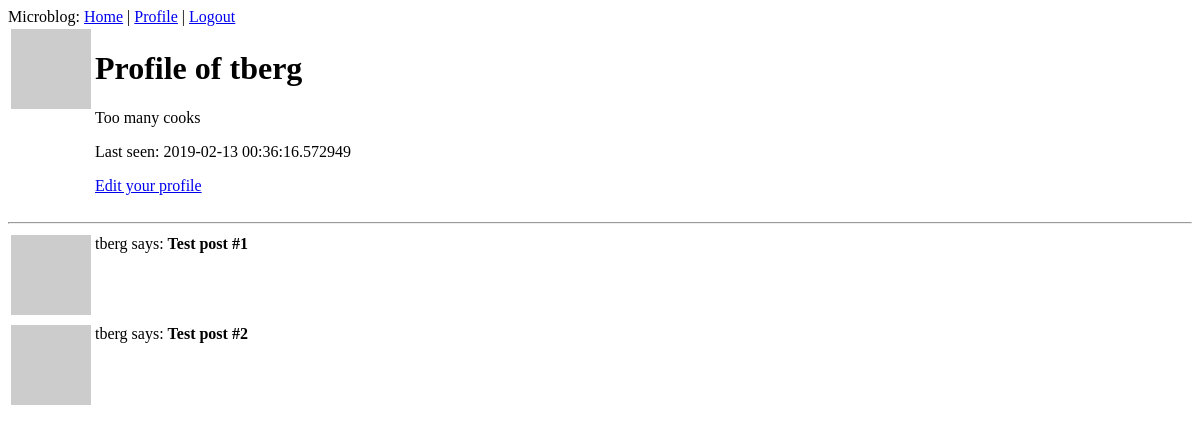
Page /user/tberg (signed in) on the earlier database version.
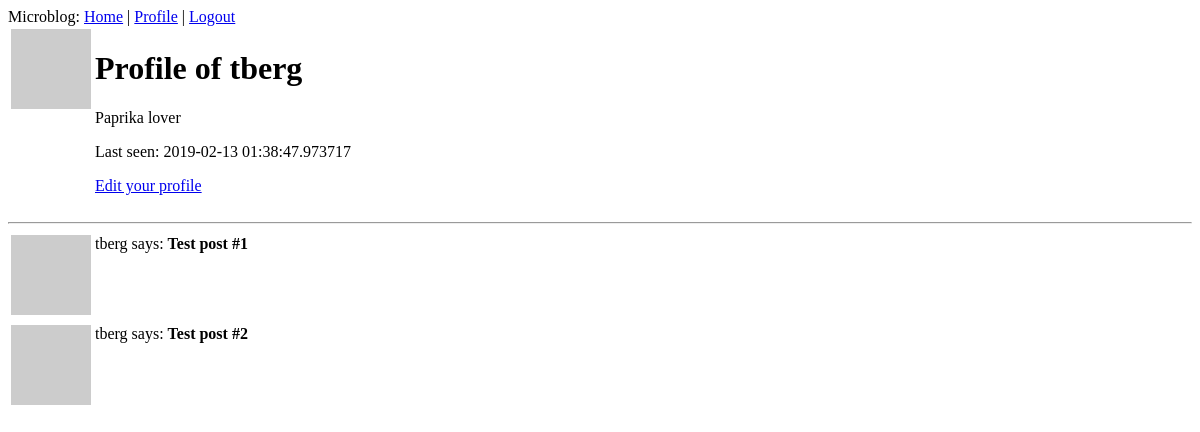
Same page on the later database version.
### app/models.py (models this page shows, shortened)
class User(UserMixin, db.Model):
    id = db.Column(db.Integer, primary_key=True)
    username = db.Column(db.String(32), index=True, unique=True)
    email = db.Column(db.String(128), index=True, unique=True)
    password_hash = db.Column(db.String(128))
    posts = db.relationship('Post', backref='author', lazy='dynamic')
    about_me = db.Column(db.String(140))
    last_seen = db.Column(db.DateTime, default=datetime.utcnow)
    def avatar(self, size):
        digest = md5(self.email.lower().encode('utf-8')).hexdigest()  # returns a string hex code
        return 'https://www.gravatar.com/avatar/{}?s={}&d=identicon'.format(digest, size)

### app/routes.py (the view)
@app.route('/user/<username>')
@login_required
def user(username):
    user = User.query.filter_by(username=username).first_or_404()  # if user isn't found, return a 404 error
    posts = [
        {'author': user, 'body': 'Test post #1'},
        {'author': user, 'body': 'Test post #2'}
        ]
    return render_template('user.html', user=user, posts=posts)

### app/models.py (called while the page is built)
@login.user_loader
def load_user(id):
    return User.query.get(int(id))

### app/routes.py (called while the page is built)
@app.before_request
def before_request():
    if current_user.is_authenticated:
        current_user.last_seen = datetime.utcnow()
        db.session.commit()

### app/templates/user.html
{% extends "base.html" %}
{% block content %}
    <table>
        <tr valign="top">
            <td><img src="{{ user.avatar(128) }}"></td>
            <td>
                <h1>Profile of {{ user.username }}</h1>
                {% if user.about_me %}<p>{{ user.about_me }}</p>{% endif %}
                {% if user.last_seen %}<p>Last seen: {{ user.last_seen }}</p>{% endif %}
                {% if user == current_user %}
                <p><a href="{{ url_for('edit_profile') }}">Edit your profile</a></p>
                {% endif %}
            </td>
        </tr>
    </table>
    <hr>
    {% for post in posts %}
        {% include "_post.html" %}
    {% endfor %}
{% endblock %}

### app/templates/base.html (shortened to what this page needs)
<!DOCTYPE html>
<html lang="en">
<head>
</head>
<body>
    <div class="home">
        Microblog:
        <a href="{{ url_for('index') }}">Home</a> |
        {% if current_user.is_anonymous %}
        <a href="{{ url_for('login') }}">Login</a>
        {% else %}
        <a href="{{ url_for('user', username=current_user.username) }}">Profile</a> |
        <a href="{{ url_for('logout') }}">Logout</a>
        {% endif %}
    </div>
    {% block content %}{% endblock %}
</body>
</html>

### app/templates/_post.html
<table>
    <tr valign="top">
        <td><img src="{{ post.author.avatar(36) }}"</td>
        <td>{{ post.author.username }} says: <b>{{ post.body }}</b></td>
    </tr>
</table>

Differences in the rows shown:
changed User "tberg": about_me "Too many cooks" → "Paprika lover"; last_seen "2019-02-13 00:36:16.572949" → "2019-02-13 01:38:47.973717"
